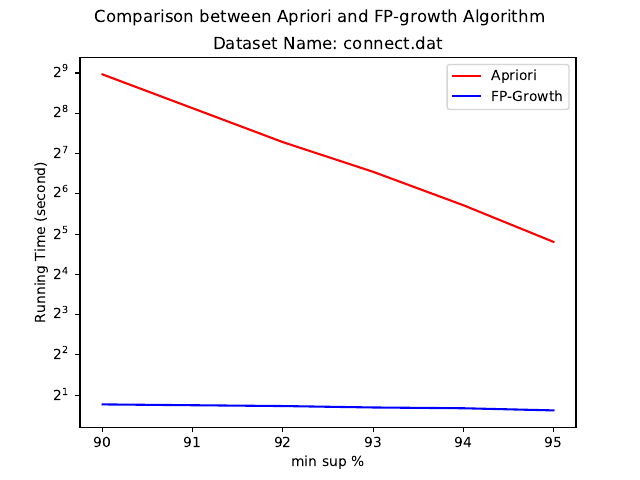

Python code for this plot:
from matplotlib import pyplot as plt
import numpy as np


###tobechanged
x = [90,92,93,94,95]
Apriori = [500.158217,155.815078,93.532932000000,52.637221000000,27.998194]
FP_growth = [1.705981000000,1.658458000000,1.618286000000,1.596667000000,1.538772]

# for y in range(0,len(Apriori)):
#     Apriori[y] = Apriori[y] * 1000;
# for y in range(0,len(FP_growth)):
#     FP_growth[y] = FP_growth[y] * 1000;

plt.plot(x, Apriori, color='r', label='Apriori')
plt.plot(x, FP_growth, color='b', label='FP-Growth')

plt.ylabel('Running Time (second)')
plt.xlabel('min sup %')


plt.suptitle('Comparison between Apriori and FP-growth Algorithm')
plt.title('Dataset Name: connect.dat')
plt.legend(loc='upper right')

plt.yscale('log',basey = 2)

###tobechanged
plt.savefig('connect.pdf')
plt.savefig('connect.png')

# plt.yticks(Apriori+FP_growth,Apriori+FP_growth)
plt.xticks(x,x)



plt.show()